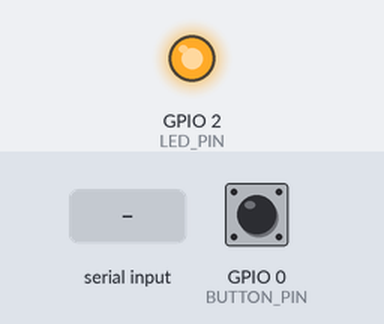
Recording of a program running on a simulated ESP32. Parts: output pins drawn as LEDs (lit = HIGH). Dashed ring = blinking. The inputs (shaded band) are chosen by the test bench; at power-on: GPIO 0 (BUTTON_PIN) HIGH. A WiFi scan finds three made-up networks; what the program prints to the serial monitor is not drawn.

Above: at 1.1 s.
At 2.2 s:
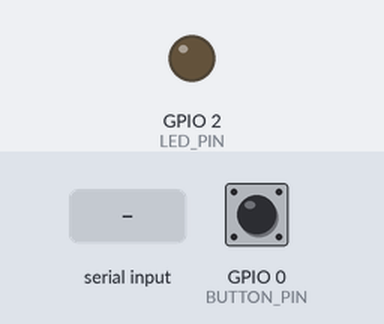
2.3 s: GPIO 0 (BUTTON_PIN) pulled LOW for 0.15 s
At 2.61 s:
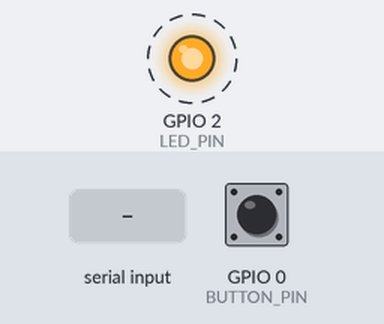
5.3 s: "s" received over Serial
Timing chart, 0 to 14.3 s (numbered marks = the images above; inputs shaded):
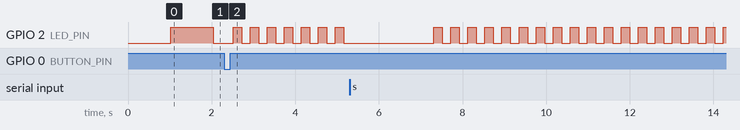

The program:

main.cpp
```cpp
#include <Arduino.h>
#include <WiFi.h>

// Pin definitions
#define LED_PIN 2
#define BUTTON_PIN 0  // Boot button on most ESP32 boards

// WiFi credentials (leave empty for AP mode demo)
const char* ssid = "";
const char* password = "";

// State variables
bool ledState = false;
bool buttonPressed = false;
unsigned long lastButtonPress = 0;
unsigned long lastBlink = 0;
unsigned long blinkInterval = 1000;  // Start with 1 second
int blinkMode = 0;  // 0=slow, 1=fast, 2=heartbeat, 3=SOS

void setup() {
  Serial.begin(115200);
  delay(1000);

  // Initialize pins
  pinMode(LED_PIN, OUTPUT);
  pinMode(BUTTON_PIN, INPUT_PULLUP);

  Serial.println("ESP32 IoT Template - Interactive Blink Demo");
  Serial.println("===============================================");

  // WiFi setup
  if (strlen(ssid) > 0) {
    Serial.print("Connecting to WiFi: ");
    Serial.println(ssid);
    WiFi.begin(ssid, password);

    int attempts = 0;
    while (WiFi.status() != WL_CONNECTED && attempts < 20) {
      delay(500);
      Serial.print(".");
      attempts++;
    }

    if (WiFi.status() == WL_CONNECTED) {
      Serial.println("WiFi connected!");
      Serial.print("IP address: ");
      Serial.println(WiFi.localIP());
    } else {
      Serial.println("WiFi connection failed, continuing without WiFi");
    }
  } else {
    Serial.println("No WiFi credentials set, running in standalone mode");
  }

  Serial.println("Controls:");
  Serial.println("- Press BOOT button to cycle through blink modes");
  Serial.println("- Send 's' via Serial to scan for WiFi networks");
  Serial.println("- Send 'r' via Serial to restart");
  Serial.println("Blink Modes:");
  Serial.println("0: Slow blink (1s)");
  Serial.println("1: Fast blink (200ms)");
  Serial.println("2: Heartbeat pattern");
  Serial.println("3: SOS pattern");

  digitalWrite(LED_PIN, LOW);
}

void toggleLED() {
  ledState = !ledState;
  digitalWrite(LED_PIN, ledState ? HIGH : LOW);
}

void heartbeatPattern(unsigned long currentTime) {
  static int beatState = 0;
  static unsigned long beatTimer = 0;

  if (currentTime - beatTimer >= 100) {
    switch (beatState) {
      case 0: digitalWrite(LED_PIN, HIGH); beatState = 1; break;   // First beat
      case 1: digitalWrite(LED_PIN, LOW); beatState = 2; break;
      case 2: digitalWrite(LED_PIN, HIGH); beatState = 3; break;   // Second beat
      case 3: digitalWrite(LED_PIN, LOW); beatState = 4; break;
      case 4: case 5: case 6: case 7: case 8: case 9: case 10:    // Long pause
        digitalWrite(LED_PIN, LOW);
        beatState++;
        break;
      default:
        beatState = 0;
        break;
    }
    beatTimer = currentTime;
  }
}

void sosPattern(unsigned long currentTime) {
  static int sosState = 0;
  static unsigned long sosTimer = 0;
  // SOS: ... --- ... (3 short, 3 long, 3 short)
  static int pattern[] = {1,0,1,0,1,0,0,0,3,0,3,0,3,0,0,0,1,0,1,0,1,0,0,0,0,0,0,0};
  static int patternIndex = 0;

  if (currentTime - sosTimer >= 200) {
    int duration = pattern[patternIndex];
    if (duration == 0) {
      digitalWrite(LED_PIN, LOW);
    } else {
      digitalWrite(LED_PIN, HIGH);
    }

    patternIndex = (patternIndex + 1) % (sizeof(pattern) / sizeof(pattern[0]));
    sosTimer = currentTime;
  }
}

void scanWiFiNetworks() {
  Serial.println("Scanning for WiFi networks...");

  int networks = WiFi.scanNetworks();

  if (networks == 0) {
    Serial.println("No networks found");
  } else {
    Serial.printf("Found %d networks:\n", networks);
    for (int i = 0; i < networks; i++) {
      Serial.printf("   %d: %s (%d dBm) %s\n",
                   i + 1,
                   WiFi.SSID(i).c_str(),
                   WiFi.RSSI(i),
                   WiFi.encryptionType(i) == WIFI_AUTH_OPEN ? "Open" : "Encrypted");
    }
  }
  Serial.println();
}

void loop() {
  unsigned long currentTime = millis();

  // Handle button press
  if (digitalRead(BUTTON_PIN) == LOW && !buttonPressed) {
    if (currentTime - lastButtonPress > 200) {  // Debounce
      buttonPressed = true;
      lastButtonPress = currentTime;

      blinkMode = (blinkMode + 1) % 4;
      Serial.print("🔄 Switched to blink mode: ");
      Serial.println(blinkMode);

      // Reset timing for new mode
      lastBlink = currentTime;
      digitalWrite(LED_PIN, LOW);
      ledState = false;
    }
  } else if (digitalRead(BUTTON_PIN) == HIGH) {
    buttonPressed = false;
  }

  // Handle serial commands
  if (Serial.available()) {
    char cmd = Serial.read();
    if (cmd == 's' || cmd == 'S') {
      scanWiFiNetworks();
    } else if (cmd == 'r' || cmd == 'R') {
      Serial.println("Restarting...");
      ESP.restart();
    }
  }

  // Handle different blink modes
  switch (blinkMode) {
    case 0: // Slow blink
      if (currentTime - lastBlink >= 1000) {
        toggleLED();
        lastBlink = currentTime;
      }
      break;

    case 1: // Fast blink
      if (currentTime - lastBlink >= 200) {
        toggleLED();
        lastBlink = currentTime;
      }
      break;

    case 2: // Heartbeat
      heartbeatPattern(currentTime);
      break;

    case 3: // SOS
      sosPattern(currentTime);
      break;
  }

  delay(10);
}
```

Measured:
- by itself, GPIO 2 (LED_PIN): alternates HIGH for 0.20 s and LOW for 0.20 s
